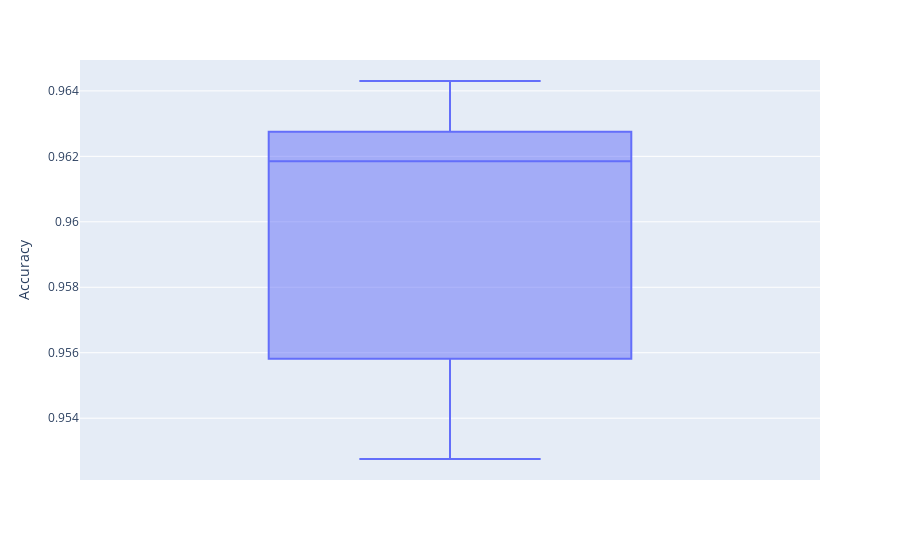

The cell this chart's notebook holds for it:
### Markdown cell above
## Present results

### Code cell
print(f'Accuracy: mean={np.mean(scores)}, std={np.std(scores)}')
fig = px.box(pd.DataFrame(data=scores, columns=['Accuracy']), y='Accuracy')
fig.show()

import matplotlib.pyplot as plt
for idx, history in enumerate(histories):
    h = history.history
    plt.subplot(2, 1, 1)
    plt.title('Sparse Categorical Cross-Entropy Loss')
    plt.plot(h['loss'], color='blue', label='train')
    plt.plot(h['val_loss'], color='orange', label='test')
    if idx == 0:
        plt.legend(loc='upper right')

    plt.subplot(2, 1, 2)
    plt.title('Accuracy')
    plt.plot(h['accuracy'], color='blue', label='train')
    plt.plot(h['val_accuracy'], color='orange', label='test')
    if idx == 0:
        plt.legend(loc='lower right')

plt.show()

### Figure 1 — Plotly figure (JSON) as saved in the notebook; plotly's stock layout.template omitted (floating-point values rounded to 4 significant figures)
{"data": [{"alignmentgroup": "True", "hovertemplate": "Accuracy=%{y}<extra></extra>", "legendgroup": "", "marker": {"color": "#636efa"}, "name": "", "notched": false, "offsetgroup": "", "orientation": "v", "showlegend": false, "type": "box", "x0": " ", "xaxis": "x", "y": [0.9556, 0.9528, 0.9643, 0.9618, 0.9628, 0.9566, 0.9627], "y0": " ", "yaxis": "y"}], "layout": {"boxmode": "group", "legend": {"tracegroupgap": 0}, "margin": {"t": 60}, "xaxis": {"anchor": "y", "domain": [0, 1]}, "yaxis": {"anchor": "x", "domain": [0, 1], "title": {"text": "Accuracy"}}}}
